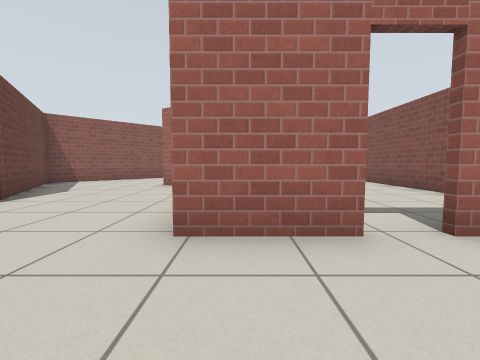
View 1 (above)

12 first-person views from a walk through a Gazebo world. The camera is 0.72 m above the floor, tilts 4° down and sees 90° across. The floor is counted in squares, 1 m on a side. Each view is taken from the middle of a square. On the plan, view 1 faces up. The plan holds only what a view shows up to about 9 squares ahead; the rest is blank. Gazebo's built-in surfaces are drawn with simple patterns.

View 2
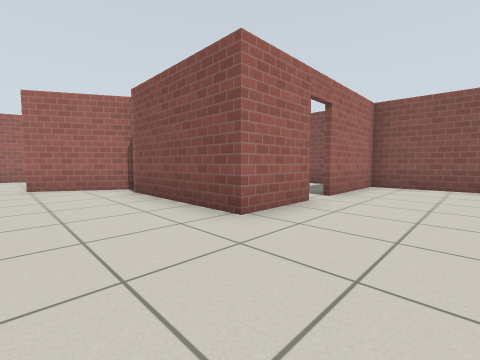

View 3
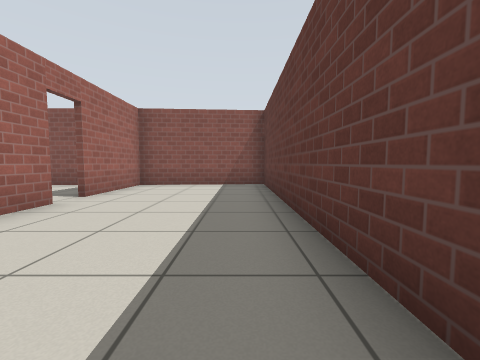

View 4
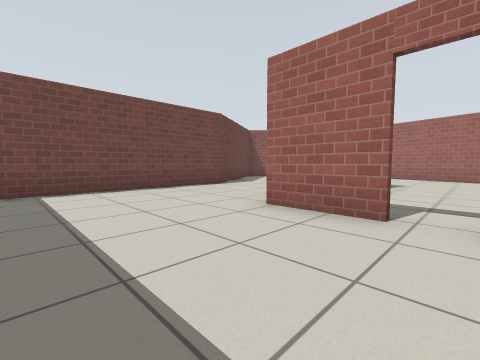

View 5
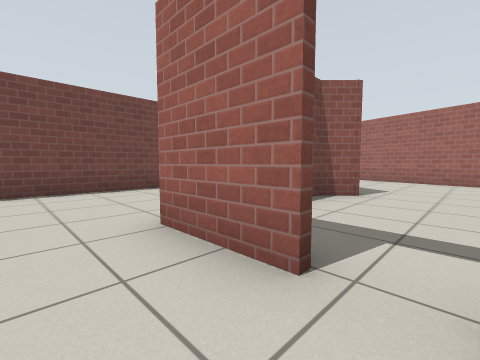

View 6
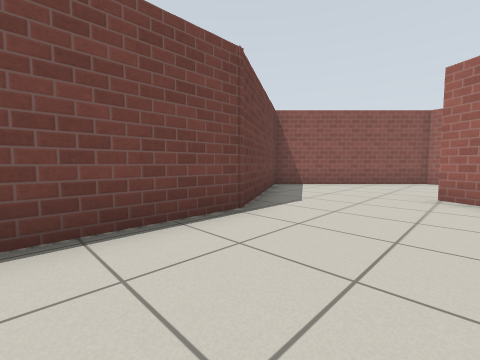

View 7
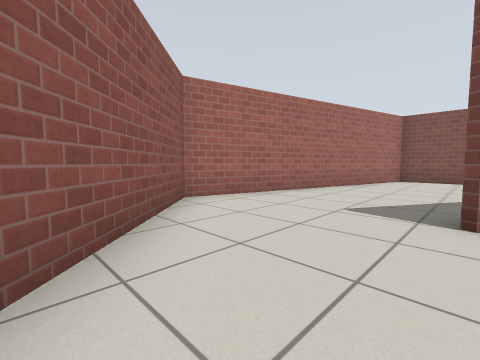

View 8
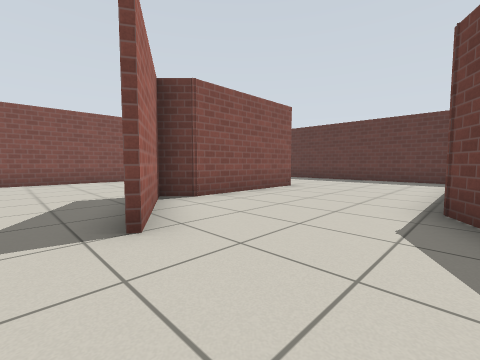

View 9
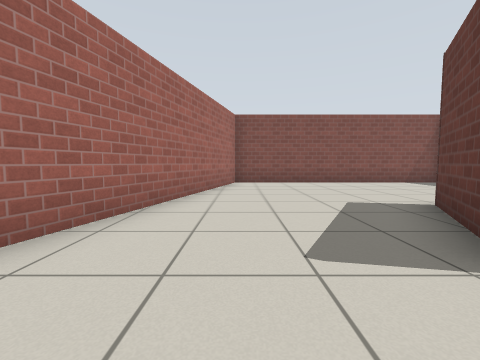

View 10
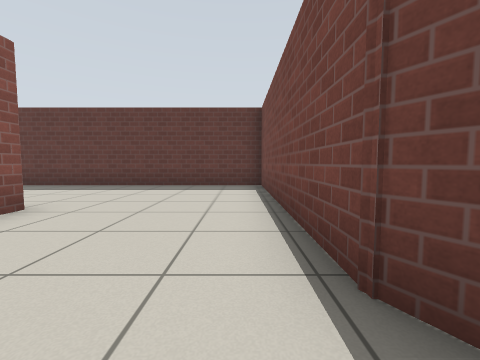

View 11
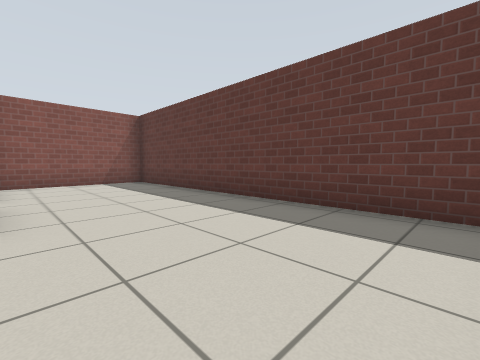

View 12
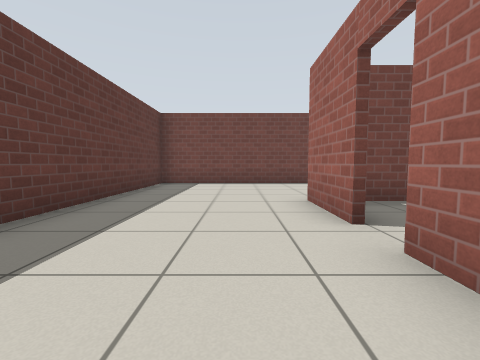

### Floor plan
Ten units are one square. View 1 is at (0, 0); x grows to the right and y downward. Boxes are objects, and circles mark ways between rooms. Rooms are numbered by the first view taken in them; rooms with no view inside come last. Other rooms are left out.
<svg viewBox="-75 -129 133 153">
<path fill="none" stroke="#000" d="M13 -23 -7 -23 -7 -60 -1 -66 -26 -80M-4 -116 -33 -124 -70 -87 -47 -47 -47 18 53 18M49 19 49 -23 20 -23M-17 -77 1 -66 -5 -60 -5 -34M49 -26 49 -102 -4 -116"/>
<circle cx="0" cy="-100" r="3" fill="#2a7"/>
<circle cx="15" cy="-20" r="3" fill="#2a7"/>
<text x="-20" y="-40">1</text>
<text x="20" y="-70">2</text>
</svg>
Room 1 opens to room 2.

Where each view was taken, in squares from view 1:
view 1: 0 up, 0 right, facing up
view 2: 0 up, 3 left, facing up-right
view 3: 1 down, 3 left, facing right
view 4: 1 down, 2 right, facing up-left
view 5: 1 up, 2 right, facing up-left
view 6: 2 up, 2 left, facing up-left
view 7: 8 up, 6 left, facing up-right
view 8: 9 up, 5 left, facing down-right
view 9: 10 up, 4 left, facing right
view 10: 6 up, 4 left, facing down
view 11: 2 up, 4 left, facing down-right
view 12: 1 up, 4 right, facing left
